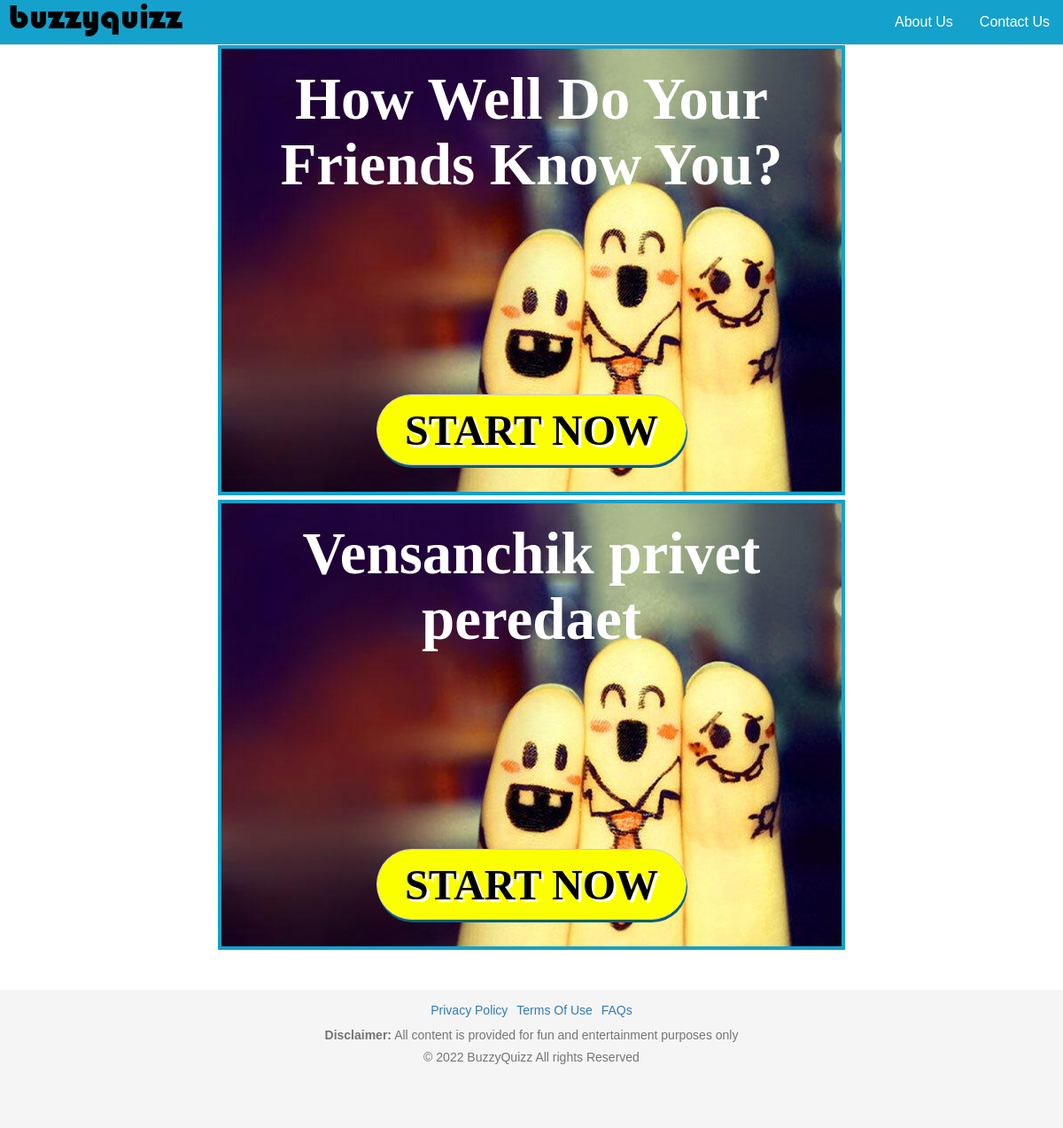
Before: / with the older database file.
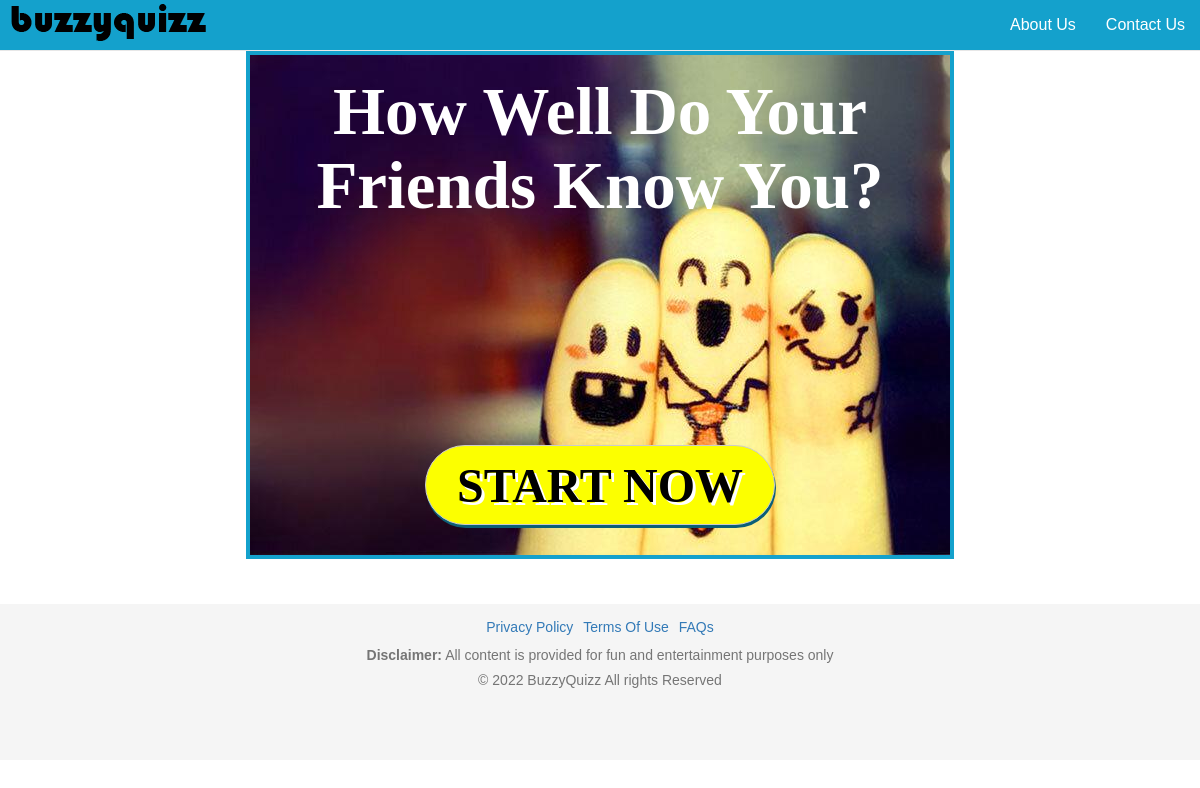
After: the same page with the newer database file.
### tables this page shows
CREATE TABLE IF NOT EXISTS `Quizes` (
  `id` int(100) NOT NULL,
  `QName` varchar(100) NOT NULL,
  `name` varchar(50) NOT NULL COMMENT 'h1 text',
  `img` varchar(250) NOT NULL COMMENT 'img link',
  `questions` int(20) NOT NULL COMMENT 'num of questions',
  `status` tinyint(1) NOT NULL,
  `type` int(3) NOT NULL
);

### public/Functions/dbcon.php (called while the page is built, shortened)
<?
$connect = mysqli_connect("Localhost","root","","Quiz_DB");
$q = mysqli_query($connect,"SELECT MAX(id) FROM `Quizes`");
$row = mysqli_fetch_assoc($q);
?>

### index.php (the view, shortened to what this page needs)
<? require_once("header.php");
?>
    <div class="main_sec middle_conatainer">
        <div class="container">
<?
                for ($i=1; $i <= $row['MAX(id)'] ; $i++) {
                    $rere = mysqli_query($connect,"SELECT * FROM `Quizes` WHERE `id` = $i");
                    $data = mysqli_fetch_assoc($rere);
?>
                    <div class="main_area" style="<? if($data['status'] == false) echo "display: none;";?>">
                    <a href=""><img src=" <?echo $data['img'];?>" alt="" class="img-responsive"></a>
                    <div class="content_area">
                    <h1><? echo $data['name'];?></h1>
                    <a  href="bridge.php?Qid=<?echo 'Q'.$data['id'];?>" class="btn btn-default">Start Now</a>
                    </div>
                  </div>
<?
                }
?>
        </div>
    </div>
<?require_once("footer.php");?>

### header.php (shortened to what this page needs)
<?session_start();
require_once("public/Functions/dbcon.php");?>
<!DOCTYPE html>
<html>
<head>
    <link href="public/css/font-awesome.css" rel="stylesheet" type="text/css" />
    <link href="public/css/bootstrap.css" rel="stylesheet" type="text/css" />
    <link href="public/css/common-spinner.css" rel="stylesheet" type="text/css" />
    <link href="public/css/style.css" rel="stylesheet" type="text/css" />
    <link href="public/css/thisthat.css" rel="stylesheet" type="text/css" />
    <link rel="stylesheet" type="text/css" href="public/css/quiz.css">
</head>
<body class="home">
    <nav class="navbar navbar-default navbar-static-top navbar-custom" role="navigation" ng-controller="headerController">
        <div class="navbar-header">
            <a class="navbar-brand" href="index.php">
                <img src="public/images/buz.png" alt="" width="200" height="41">
            </a>
        </div>
        <div class="collapse navbar-collapse" id="navbar-collapse-1">
            <ul class="nav navbar-nav  navbar-right">
                <li><a href="about_us.php">About Us</a></li>
                <li><a href="contact_us.php">Contact Us</a></li>
            </ul>
        </div>
    </nav>

### footer.php (shortened to what this page needs)
   <div class="footer">
        <div class="footer_menu">
            <ul>
                <li><a href="privacy-policy.php">Privacy Policy </a></li>
                <li><a href="terms-of-use.php">Terms Of Use </a></li>
                <li><a href="faq.php">FAQs </a></li>
            </ul>
            <p><b>Disclaimer:</b> All content is provided for fun and entertainment purposes only</p>
            <p> &copy; 2022 BuzzyQuizz All rights Reserved</p>
        </div>
    </div>
</body>
</html>

### public/css/style.css (style rules this page uses)
html { -ms-text-size-adjust: 100%; -webkit-text-size-adjust: 100%; overflow-x: hidden; }
body { margin: 0; padding: 0; text-align: center; font-family: 'roboto', sans-serif; font-size: 14px; display: flex; min-height: 100vh; flex-direction: column; }
ul, ol { padding: 0; margin: 0; list-style: none }
h1, h2, h3, h4, h5, h6, section, header, figure { padding: 0; }
.navbar-default .navbar-nav>li>a { color: #fff; }
.main_sec { padding: 30px 0 20px }
.main_area { position: relative; display: inline-block; border: 4px solid #14a1cc; padding: 0px; }
.content_area { position: absolute; width: 100%; text-align: center; top: 0; z-index: 9; color: #fff; height: 100%; }
.content_area h1 { font-size: 67px; font-family: 'gothic'; font-weight: bold }
.content_area .btn-default { position: absolute; bottom: 30px; font-size: 48px; font-weight: bold; background: #fcff00; width: 350px; left: 0; right: 0; margin: auto; border-radius: 40px; box-shadow: 1px 3px 0px #0b5f77; padding: 6px 12px 3px; text-transform: uppercase; text-shadow: 3px 3px 0px #fff; font-family: 'gothic'; color: #000; }
.footer { background: #f5f5f5; text-align: center; padding: 10px; margin-top: 40px; font-family: arial; }
.footer ul li { display: inline-block; padding: 0 10px; line-height: 26px; }
.footer p { color: #757575; margin-bottom: 0; margin-top: 5px; }
.main_sec { padding: 0px 0 0px; }
.navbar-custom { background-color: #14A1CC; font-size: 16px; }
.navbar-custom .navbar-collapse { border-color: #ffffff; width: 100%; text-align: left; }
.navbar-custom .navbar-brand { padding: 1px 0px 0px 10px; }
.navbar-right { margin-right: 0; }
.footer ul li { padding: 0 3px 0 3px; }
.footer { background: #f5f5f5; text-align: center; padding: 10px; font-family: arial; color: #14a1cc; padding-bottom: 70px; }
.footer ul li { display: inline-block; padding: 0 3px 0 3px; line-height: 26px; }
.navbar { margin-bottom: 0px; }

### public/css/thisthat.css (style rules this page uses)
:root { --yellow_gradent: linear-gradient(#ffda48, #ffcc00); --pink_gradent: linear-gradient(#fd308c, #fd0071); --white: #fff; --bg_color: #fdfdfd; --bg_gray: #ebebeb; --pink_light: #fe519e; --pink_dark: #fd0071; --yellow_light: #ffe169; --gray_mid: #9c9c9c; --error_color: #ef0000; --black: #000; }
* { padding: 0; margin: 0; font-family: 'Montserrat', sans-serif; }
body { position: relative; }

Changed rows visible on the page:
removed quizes: img (picture), name "Vensanchik privet peredaet"
